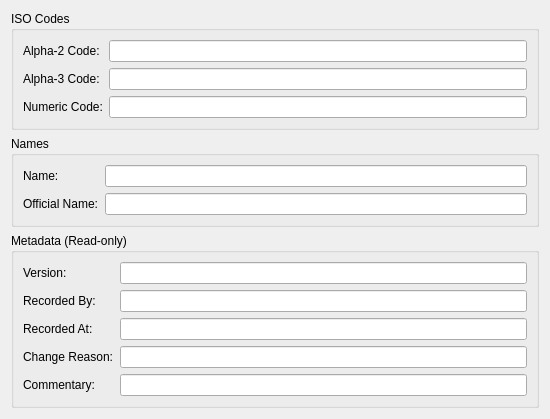
<?xml version="1.0" encoding="UTF-8"?>
<ui version="4.0">
 <class>CountryDetailDialog</class>
 <widget class="QWidget" name="CountryDetailDialog">
  <property name="geometry">
   <rect>
    <x>0</x>
    <y>0</y>
    <width>550</width>
    <height>400</height>
   </rect>
  </property>
  <property name="sizePolicy">
   <sizepolicy hsizetype="Preferred" vsizetype="Preferred">
    <horstretch>0</horstretch>
    <verstretch>0</verstretch>
   </sizepolicy>
  </property>
  <property name="windowTitle">
   <string>Country Details</string>
  </property>
  <layout class="QVBoxLayout" name="verticalLayout">
   <item>
    <widget class="QGroupBox" name="codesGroup">
     <property name="title">
      <string>ISO Codes</string>
     </property>
     <layout class="QFormLayout" name="formLayout">
      <item row="0" column="0">
       <widget class="QLabel" name="labelAlpha2Code">
        <property name="text">
         <string>Alpha-2 Code:</string>
        </property>
       </widget>
      </item>
      <item row="0" column="1">
       <widget class="QLineEdit" name="alpha2CodeEdit">
        <property name="maxLength">
         <number>2</number>
        </property>
        <property name="readOnly">
         <bool>true</bool>
        </property>
       </widget>
      </item>
      <item row="1" column="0">
       <widget class="QLabel" name="labelAlpha3Code">
        <property name="text">
         <string>Alpha-3 Code:</string>
        </property>
       </widget>
      </item>
      <item row="1" column="1">
       <widget class="QLineEdit" name="alpha3CodeEdit">
        <property name="maxLength">
         <number>3</number>
        </property>
       </widget>
      </item>
      <item row="2" column="0">
       <widget class="QLabel" name="labelNumericCode">
        <property name="text">
         <string>Numeric Code:</string>
        </property>
       </widget>
      </item>
      <item row="2" column="1">
       <widget class="QLineEdit" name="numericCodeEdit">
        <property name="maxLength">
         <number>3</number>
        </property>
       </widget>
      </item>
     </layout>
    </widget>
   </item>
   <item>
    <widget class="QGroupBox" name="namesGroup">
     <property name="title">
      <string>Names</string>
     </property>
     <layout class="QFormLayout" name="formLayout_2">
      <item row="0" column="0">
       <widget class="QLabel" name="labelName">
        <property name="text">
         <string>Name:</string>
        </property>
       </widget>
      </item>
      <item row="0" column="1">
       <widget class="QLineEdit" name="nameEdit"/>
      </item>
      <item row="1" column="0">
       <widget class="QLabel" name="labelOfficialName">
        <property name="text">
         <string>Official Name:</string>
        </property>
       </widget>
      </item>
      <item row="1" column="1">
       <widget class="QLineEdit" name="officialNameEdit"/>
      </item>
     </layout>
    </widget>
   </item>
   <item>
    <widget class="QGroupBox" name="metadataGroup">
     <property name="title">
      <string>Metadata (Read-only)</string>
     </property>
     <layout class="QFormLayout" name="formLayout_3">
      <item row="0" column="0">
       <widget class="QLabel" name="labelVersion">
        <property name="text">
         <string>Version:</string>
        </property>
       </widget>
      </item>
      <item row="0" column="1">
       <widget class="QLineEdit" name="versionEdit">
        <property name="readOnly">
         <bool>true</bool>
        </property>
       </widget>
      </item>
      <item row="1" column="0">
       <widget class="QLabel" name="labelRecordedBy">
        <property name="text">
         <string>Recorded By:</string>
        </property>
       </widget>
      </item>
      <item row="1" column="1">
       <widget class="QLineEdit" name="recordedByEdit">
        <property name="readOnly">
         <bool>true</bool>
        </property>
       </widget>
      </item>
      <item row="2" column="0">
       <widget class="QLabel" name="labelRecordedAt">
        <property name="text">
         <string>Recorded At:</string>
        </property>
       </widget>
      </item>
      <item row="2" column="1">
       <widget class="QLineEdit" name="recordedAtEdit">
        <property name="readOnly">
         <bool>true</bool>
        </property>
       </widget>
      </item>
      <item row="3" column="0">
       <widget class="QLabel" name="labelChangeReason">
        <property name="text">
         <string>Change Reason:</string>
        </property>
       </widget>
      </item>
      <item row="3" column="1">
       <widget class="QLineEdit" name="changeReasonEdit">
        <property name="readOnly">
         <bool>true</bool>
        </property>
       </widget>
      </item>
      <item row="4" column="0">
       <widget class="QLabel" name="labelCommentary">
        <property name="text">
         <string>Commentary:</string>
        </property>
       </widget>
      </item>
      <item row="4" column="1">
       <widget class="QLineEdit" name="commentaryEdit">
        <property name="readOnly">
         <bool>true</bool>
        </property>
       </widget>
      </item>
     </layout>
    </widget>
   </item>
   <item>
    <spacer name="verticalSpacer">
     <property name="orientation">
      <enum>Qt::Vertical</enum>
     </property>
     <property name="sizeHint" stdset="0">
      <size>
       <width>20</width>
       <height>40</height>
      </size>
     </property>
    </spacer>
   </item>
  </layout>
 </widget>
 <resources/>
 <connections/>
</ui>
